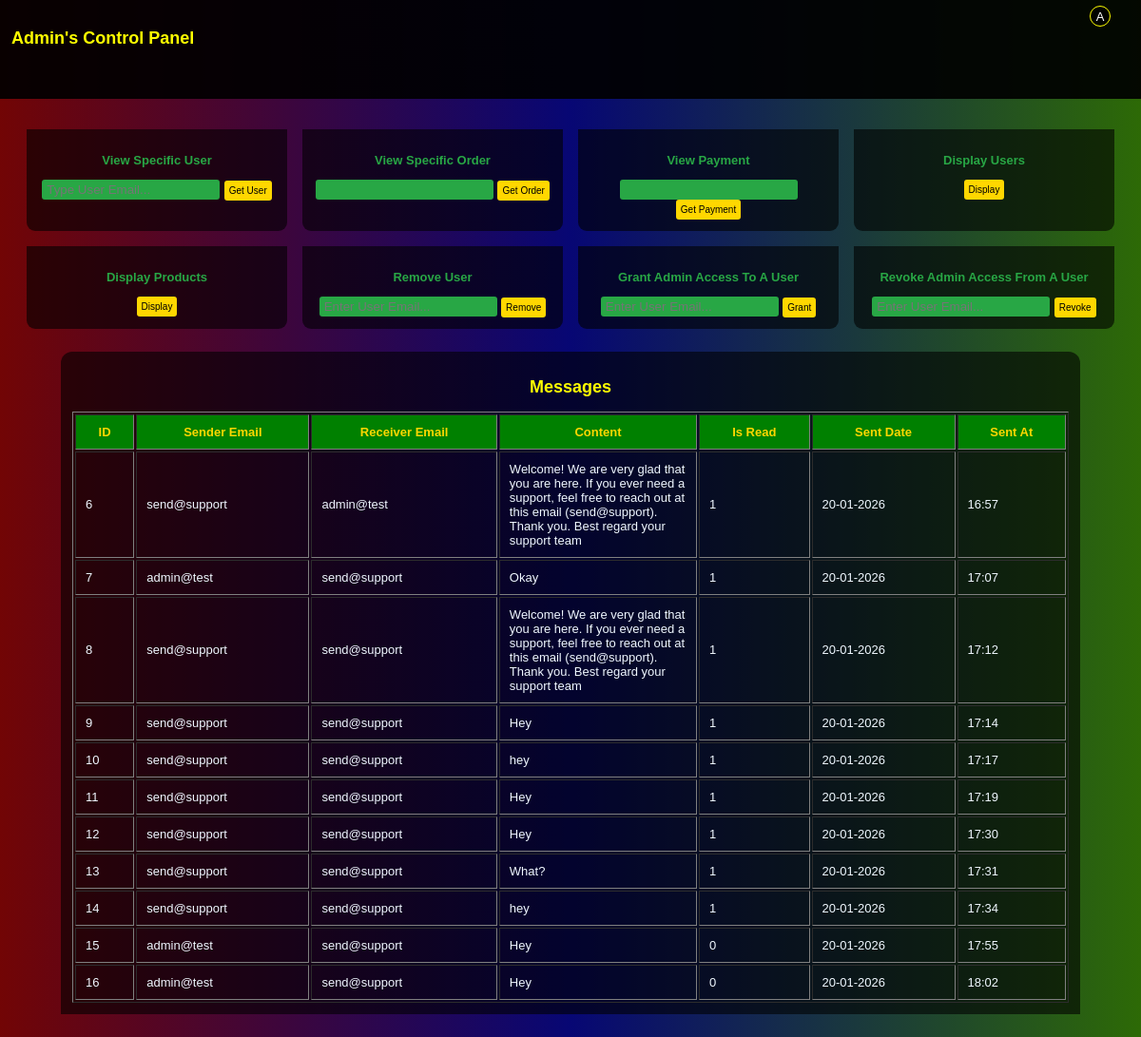
/admin/display/messages (signed in), run on an earlier commit of the app's database.
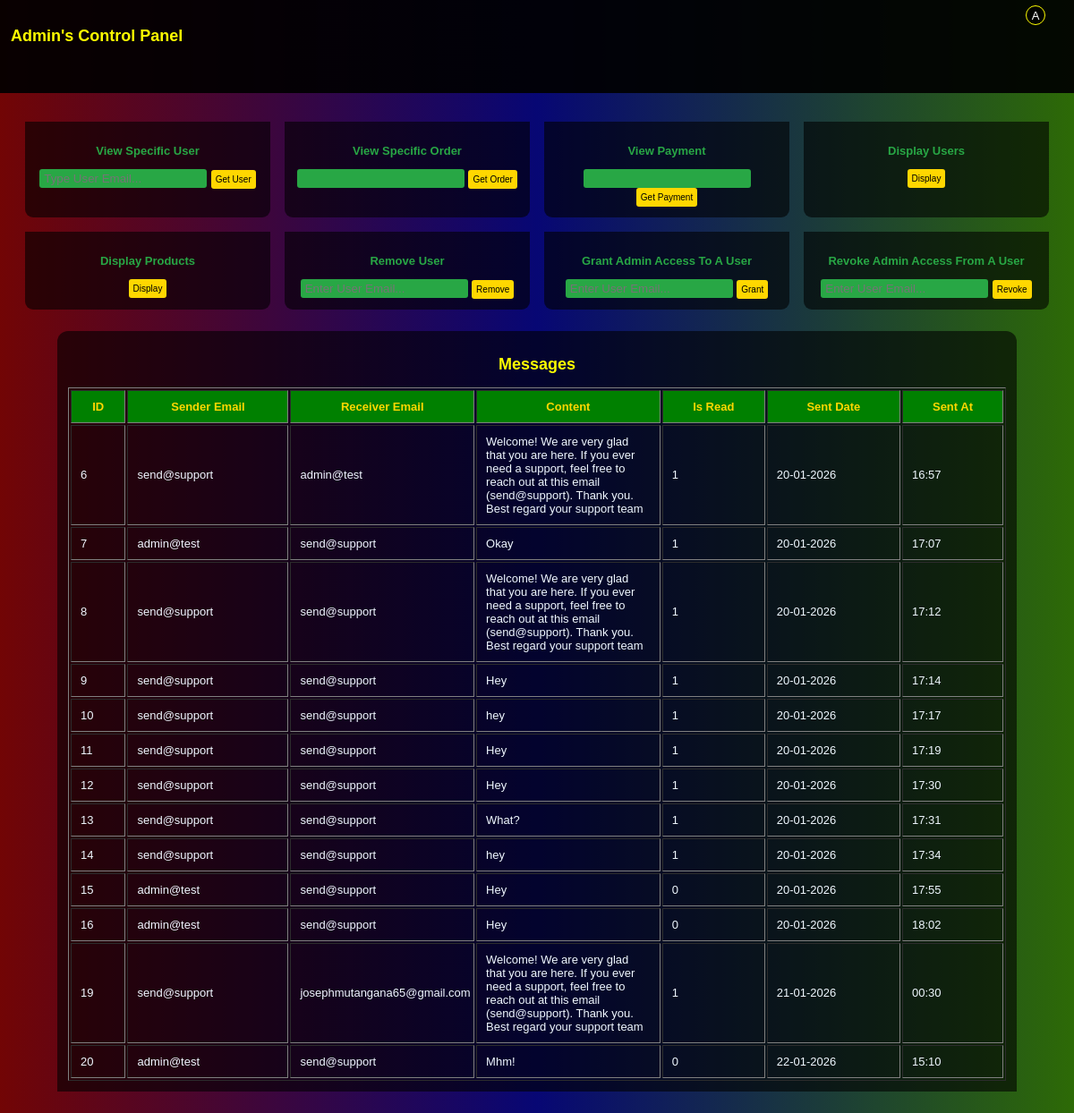
And on a later commit of the database.
### tables this page shows
CREATE TABLE message(
         id integer primary key autoincrement,
         sender_email not null,
         receiver_email not null,
         content text not null,
         is_read integer not null default 0,
         sent_date timestamp not null,
         sent_at timestamp not null
         
    );

### app.py (the view)
@app.route("/admin/display/messages/", methods=["GET", "POST"])
@app.route("/admin/display/messages", methods=["GET", "POST"])
def get_messages():
    if "user_id" in session and session.get("user_role") == "Admin":
        conn = get_database()
        cursor = conn.cursor()
        cursor.execute("SELECT * FROM message")
        messages = cursor.fetchall()
        conn.close()
        view_message="Messages"
        if messages:
            return render_template("admin.html", logged_in=True, messages=messages, view_message=view_message, letter=session["user_name"][0].upper(), name = session["user_name"],role=session["user_role"])
        else:
            flash("No Messages", "warning")
            return redirect(url_for("admin"))
    else:
        return redirect(url_for("admin_login"))

### app.py (called while the page is built)
def get_database():
    conn = sqlite3.connect("app.db")
    conn.row_factory = sqlite3.Row
    conn.execute("PRAGMA foreign_keys = ON;")
    return conn

### templates/admin.html (shortened to what this page needs)
<!DOCTYPE html>
<html lang="en">
<head>
    <link rel="stylesheet" href="{{url_for('static', filename='style.css')}}">
</head>
<body id="admin_page">
    <section class="admin_panel">
        <section class="admin_header">
            <h1>Admin's Control Panel</h1>
            <div class="nav">
                <div class="profile">
                    {% if logged_in %}
                    <div class="circle" id="circle" style="background-color: rgb(0,0,0,0.6); border: 1px solid yellow;">
                        <p>{{letter}}</p>
                    </div>
                    {% endif %}
                </div>
        </section>
        <section class="control">
            <div class="box" id="search_user">
                <h1>View Specific User</h1>
                <form action="/admin/user" method="POST">
                    <input type="search" name="email" placeholder="Type User Email..." required>
                    <button>Get User</button>
                </form>
            </div>
            <div class="box" id="view_order">
                <h1>View Specific Order</h1>
                <form action="/view_order" method="post">
                    <input type="search" name="view_order" required>
                    <button>Get Order</button>
                </form>
            </div>
            <div class="box" id="payements">
                <h1>View Payment</h1>
                <form action="/view_payment" method="post">
                    <input type="search" name="view_payment" required>
                    <button>Get Payment</button>
                </form>
            </div>
            <div class="box" id="all_users">
                <h1>Display Users</h1>
                <form action="/admin/display/users" method="post">
                    <button>Display</button>
                </form>
            </div>
            <div class="box" id="all_products">
                <h1>Display Products</h1>
                <form action="/admin/display/products" method="post">
                    <button>Display</button>
                </form>
            </div>
            <div class="box">
                <h1>Remove User</h1>
                <form action="/admin/remove/user" method="post">
                    <input type="email" name="email" id="" required placeholder="Enter User Email...">
                    <button>Remove</button>
                </form>
            </div>
            <div class="box">
                <h1>Grant Admin Access To A User</h1>
                <form action="/admin/grant/admin/access" method="post">
                    <input type="email" name="email" id="" required placeholder="Enter User Email...">
                    <button>Grant</button>
                </form>
            </div>
            <div class="box">
                <h1>Revoke Admin Access From A User</h1>
                <form action="/admin/revoke/admin/access" method="post">
                    <input type="email" name="email" id="" required placeholder="Enter User Email...">
                    <button>Revoke</button>
                </form>
            </div>
        </section>
            {% if messages %}
            <div class="admin_table">
                <h1>{{view_message}}</h1>
                <table border="1" cellpadding="10">
                    <tr>
                        <th>ID</th>
                        <th>Sender Email</th>
                        <th>Receiver Email</th>
                        <th>Content</th>
                        <th>Is Read</th>
                        <th>Sent Date</th>
                        <th>Sent At</th>
                    </tr>
                    {% for message in messages %}
                    <tr>
                        <td>{{ message.id }}</td>
                        <td>{{ message.sender_email }}</td>
                        <td>{{ message.receiver_email }}</td>
                        <td>{{ message.content }}</td>
                        <td>{{ message['is_read'] }}</td>
                        <td>{{ message.sent_date }}</td>
                        <td>{{ message.sent_at }}</td>
                    </tr>
                    {% endfor %}
                </table>
                {% endif %}
                    </div>
    </section>
</body>
</html>

### static/style.css (style rules this page uses)
body { margin: 0; padding: 0; font-weight: lighter; font-family: Arial, Helvetica, sans-serif; }
h1 { font-size: small; }
.header .nav .profile .circle, .admin_header .nav .profile .circle { position: absolute; right: 2rem; top: 6px; width: 20px; height: 20px; border-radius: 50%; display: flex; justify-content: center; align-items: center; }
.header .nav .profile .circle p, .admin_header .nav .profile .circle p { color: white; font-size: small; position: relative; }
input, button { border: none; outline: none; padding: 3px; border-radius: 3px; }
#admin_page { background: linear-gradient(90deg, rgb(114, 5, 5), rgb(7, 7, 116), rgb(45, 106, 6)); }
.admin_header { height: 10vh; padding: 12px; position: sticky; top: 0; background-color: rgba(0, 0, 0, 0.922); }
.admin_header h1 { color: yellow; font-size: large; }
.control { padding-top: 2rem; display: flex; justify-content: center; gap: 1rem; margin: 0 auto; flex-wrap: wrap; }
.control .box { width: auto; padding: 12px; background-color: rgba(0, 0, 0, 0.6); border-radius: 0 0 9px 9px; width: 250px; text-align: center; }
.control .box h1 { color: #28a745; }
#admin_page button { border: none; background-color: gold; padding: 5px 5px; font-size: x-small; }
.control .box input { border: none; background-color: #28a745; padding: 3px 5px; outline: none; color: white; }
.admin_table { justify-content: center; display: flex; flex-direction: column; border-radius: 12px 12px 0 0; padding: 12px; margin: 24px 64px; color: aliceblue; text-align: center; background-color: rgb(0, 0, 0, 0.6); }
.admin_table h1 { color: yellow; font-size: large; }
.admin_table table th { background-color: green; color: gold; font-size: small; }
.admin_table table td { font-size: small; text-align: left; color: aliceblue; max-width: 100px; }

What changed in the data, as far as the page shows it:
added message: id "19", sender_email "send@support", receiver_email "josephmutangana65@gmail.com", content "Welcome! We are very glad that you are here. If you ever need a support, feel free to reach out at this email (send@support). Thank you. Best regard your support team", is_read "1", sent_date "21-01-2026", sent_at "00:30"
added message: id "20", sender_email "admin@test", receiver_email "send@support", content "Mhm!", is_read "0", sent_date "22-01-2026", sent_at "15:10"
